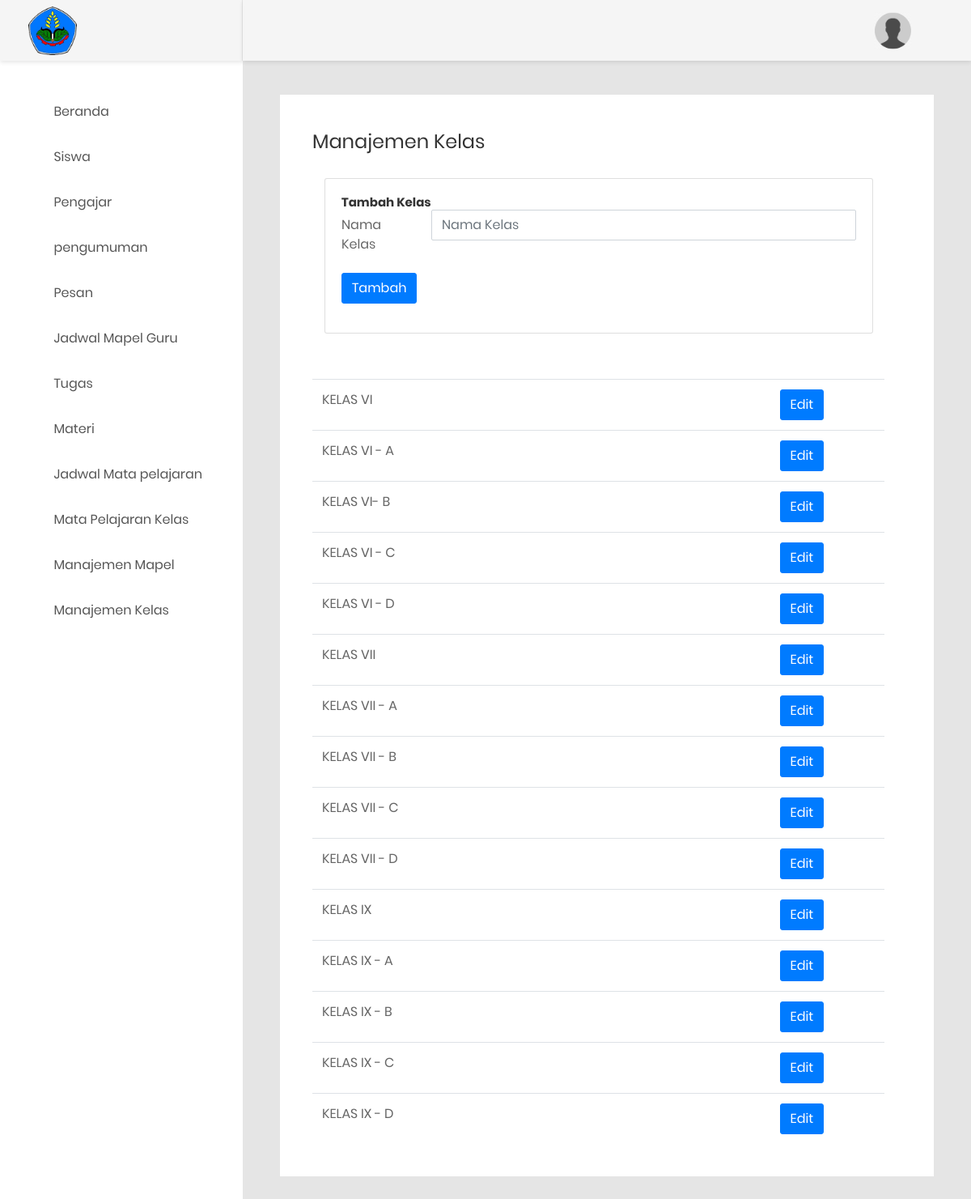
The app's page /e-learning/admin/Kelas with its own data.
### tables this page shows
CREATE TABLE `el_kelas` (
  `id` int(11) NOT NULL,
  `nama` varchar(45) NOT NULL,
  `parent_id` int(11) DEFAULT NULL,
  `urutan` int(11) NOT NULL,
  `aktif` tinyint(1) NOT NULL DEFAULT 1 COMMENT '1=aktif 0=tidak'
);

### e-learning/application/controllers/Admin.php (called while the page is built, shortened)
<?php
class admin extends CI_Controller {
	function __construct(){
		$this->load->model('Admin_model');
	}
    public function kelas()
    {
        $data['data']=$this->Admin_model->getKelas()->result();
        $this->load->view('part/header');
        $this->load->view('part/sidebaradmin',$data);
        $this->load->view('admin/kelas',$data);
        $this->load->view('part/footer');
    }
}
?>

### e-learning/index.php (called while the page is built, shortened)
<?php
require_once BASEPATH.'core/CodeIgniter.php';

### e-learning/application/models/Admin_model.php (called while the page is built, shortened)
<?php
    class admin_model extends CI_Model{
        public function getKelas()
        {
            return  $this->db->query("SELECT * FROM  el_kelas ORDER BY urutan");
        }
    }
?>

### e-learning/application/views/admin/kelas.php (the view, shortened to what this page needs)
<div class="main-content">
    <div class="section__content section__content--p30">
        <div class="container-fluid">
            <div class="map-data m-b-40">
                <h3 class="title-3 m-b-30">Manajemen Kelas</h3>
                <div class="mx-auto d-block">
                    <div class="container-fluid">
                      <div class="card card-body">
                        <h5>Tambah Kelas</h5>
                        <form action="<?=base_url()?>admin/tambahKelas" enctype="multipart/form-data" method="post">
                          <div class="form-group row">
                            <label for="inputEmail3" class="col-sm-2 col-form-label">Nama Kelas</label>
                            <div class="col-sm-10">
                              <input type="text" class="form-control" id="inputEmail3" placeholder="Nama Kelas" name="namaKelas" required>
                            </div>
                          </div>
                          <div class="form-group row">
                            <div class="col-sm-10">
                              <button type="submit" name="submit" class="btn btn-primary">Tambah</button>
                            </div>
                          </div>
                        </form>
                      </div>
                    </div>
                </div>
                <br>
                <div class="filters">
                    <div class="table-responsive">
                        <table class="table">
                            <tbody>
                            <?php foreach ($data as $key) { ?>
                            <tr>
                                <td width="80%"><?=$key->nama?></td>
                                <td><a href="<?=base_url()?>admin/editKelas/<?=$key->id?>" class="btn btn-primary">Edit</a></td>
                            </tr>
                            <?php } ?>
                            </tbody>
                        </table>
                    </div>
                </div>
            </div>
        </div>
    </div>
</div>

### records on screen
el_kelas: nama "KELAS VI"
el_kelas: nama "KELAS VI - A"
el_kelas: nama "KELAS VI- B"
el_kelas: nama "KELAS VI - C"
el_kelas: nama "KELAS VI - D"
el_kelas: nama "KELAS VII"
el_kelas: nama "KELAS VII - A"
el_kelas: nama "KELAS VII - B"
el_kelas: nama "KELAS VII - C"
el_kelas: nama "KELAS VII - D"
el_kelas: nama "KELAS IX"
el_kelas: nama "KELAS IX - A"
el_kelas: nama "KELAS IX - B"
el_kelas: nama "KELAS IX - C"
el_kelas: nama "KELAS IX - D"
